Frame 1 (no input): blank canvas, image omitted
Frame 60 (no input): blank canvas, image omitted
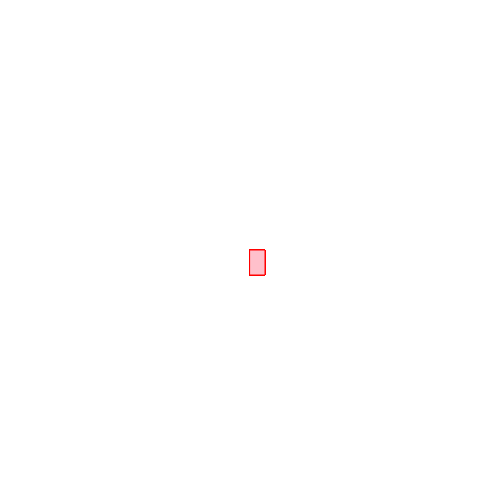
Frame 120 (the mouse pressed at the canvas centre since frame 60)

The p5.js sketch whose frames 1 and 60 were blank and that drew this single picture after the mouse press (run headless with seeded random() and noise() and a simulated clock; from frame 60 on, the mouse is pressed at the canvas centre):

// p5.js sketch
// ── sketch.js
function setup() {
    createCanvas(500, 500);
    background("white");
  }
  
  function draw() {
  
    stroke("red");
    fill("pink");
  
    //console.log(mouseIsPressed);
  
    if (mouseIsPressed) {
    rect(mouseX, mouseY, 15, 25);
    }
  }
  
  
